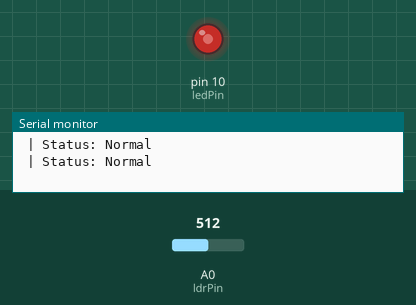
The sketch below on a simulated Arduino Uno, built with avr-gcc and run on an emulated ATmega328P. Shown: output pins drawn as LEDs (lit = HIGH), the last lines printed to the serial monitor. Inputs (shaded band) come from the test bench; at power-on: A0 (ldrPin) = 512.

Above: at 1.2 s.
1.3 s: A0 (ldrPin) set to 786
At 3.0 s:
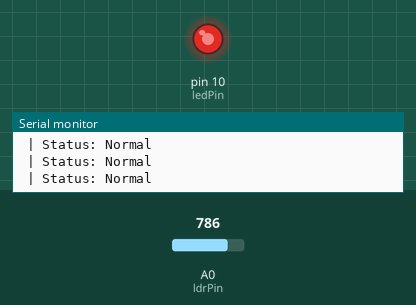
3.4 s: A0 (ldrPin) set to 816
At 4.5 s:
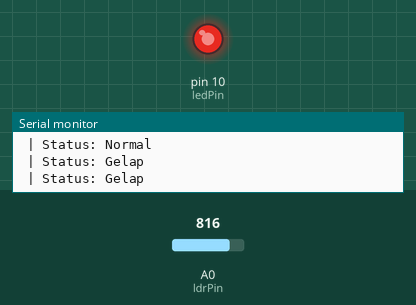
5.8 s: A0 (ldrPin) set to 122
At 6.6 s:
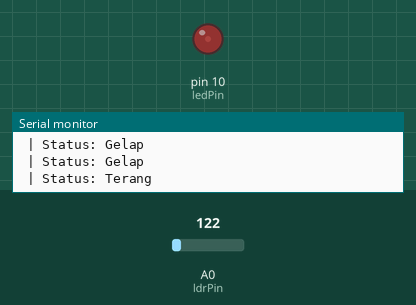
7.6 s: A0 (ldrPin) set to 0
At 9.1 s:
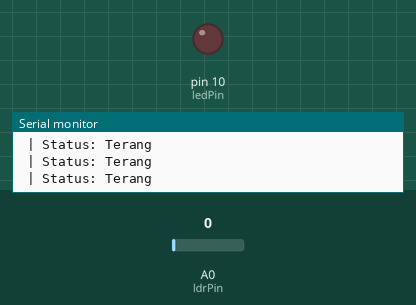
9.4 s: A0 (ldrPin) set to 285
At 10.8 s:
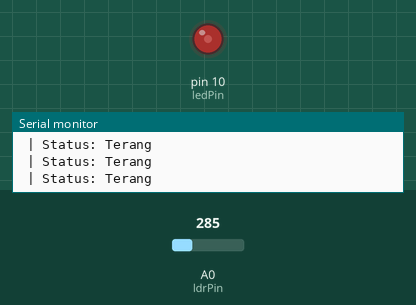
11.2 s: A0 (ldrPin) set to 316
At 12.3 s:
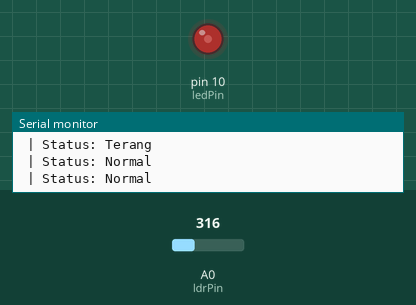
Timing chart, 0 to 14.0 s (numbered marks = the images above; inputs shaded):
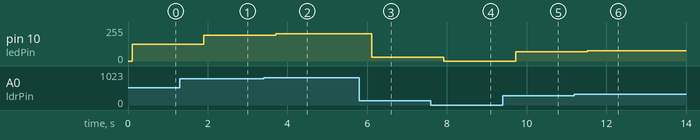

Measured:
- after the input at 1.3 s, pin 10 (ledPin): 127/255 → 195/255 after 0.61 s
- after the input at 3.4 s, pin 10 (ledPin): 195/255 → 203/255 after 0.31 s
- after the input at 5.8 s, pin 10 (ledPin): 203/255 → 30/255 after 0.32 s
- after the input at 7.6 s, pin 10 (ledPin): 30/255 → 0/255 after 0.32 s
- after the input at 9.4 s, pin 10 (ledPin): 0/255 → 71/255 after 0.32 s
- after the input at 11.2 s, pin 10 (ledPin): 71/255 → 78/255 after 0.33 s

The sketch:

sketch.ino
```cpp
const int ldrPin = A0;
const int ledPin = 10;
const int thresholdTerang = 800;
const int thresholdGelap = 300;

int lux;
int pwmValue;

void setup() {
  pinMode(ledPin, OUTPUT);
  Serial.begin(9600);
}

void loop() {
  lux = bacaRataRataLDR(10);

  pwmValue = map(lux, 0, 1023, 0, 255);
  analogWrite(ledPin, pwmValue);
  Serial.print(" | Status: ");
  tampilkanStatusCahaya(lux);
  Serial.println();

  delay(500);
}

int bacaRataRataLDR(int jumlahBaca) {
  long total = 0;
  for (int i = 0; i < jumlahBaca; i++) {
    total += analogRead(ldrPin);
    delay(10);
  }
  return total / jumlahBaca;
}

void tampilkanStatusCahaya(int nilai) {
  if (nilai >= thresholdTerang) {
    Serial.print("Gelap");
  } else if (nilai <= thresholdGelap) {
    Serial.print("Terang");
  } else {
    Serial.print("Normal");
  }
}
```
